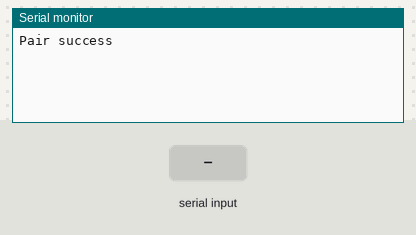
Bench run of a sketch on a simulated ESP32. On the bench: the last lines printed to the serial monitor. Inputs (shaded band) come from the test bench.

Above: at 1.2 s.
1.3 s: "1" received over Serial
At 3.2 s:
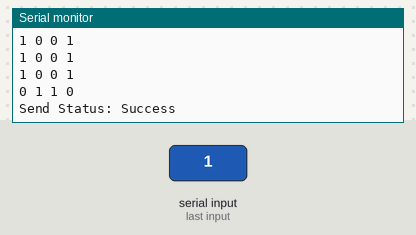
3.5 s: "c" received over Serial
At 4.9 s:
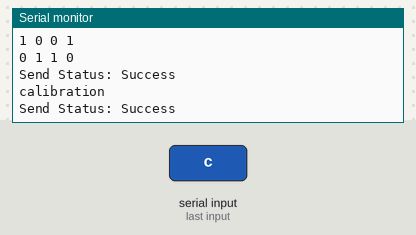

Measured:
- after the input at 1.3 s, the serial monitor: prints a new line after 0.70 s (image 1)
- after the input at 3.5 s, the serial monitor: prints a new line after 0.50 s (image 2)

The sketch:

ESP_NOW_44_LED_sender.ino
```cpp
// ESPC32C3間通信(送信側, 4*4バージョン, LEDつき)
// ESP-NOWというプロトコルでのブロードキャスト通信
// 流れは以下の通り
  // setup()
    // シリアル通信開始
    // ESP-NOW初期化
    // slave用意・登録
    // ESP-NOW送受信コールバック登録
  // loop()
    // シリアルで文字受け取る
    // それに応じた指令を送信
  // OnDataSent および OnDataRecv
    // 空
// flow


// ESP-NOW関連
#include <esp_now.h>
#include <WiFi.h>
// #include <PCA9685.h>
esp_now_peer_info_t slave;
// 指令関連
uint8_t calibr[] = {0}; // calibration
uint8_t data_U[] = {1, 0, 0, 1,
                    1, 0, 0, 1,
                    1, 0, 0, 1,
                    0, 1, 1, 0}; // U
uint8_t data_P[] = {1, 1, 1, 0,
                    1, 0, 0, 1,
                    1, 1, 1, 0,
                    1, 0, 0, 0}; // P
uint8_t data_O[] = {0, 1, 1, 0,
                    1, 0, 0, 1,
                    1, 0, 0, 1,
                    0, 1, 1, 0}; // O
uint8_t data_C[] = {0, 1, 1, 0,
                    1, 0, 0, 0,
                    1, 0, 0, 0,
                    0, 1, 1, 0}; // C
int ds = 16; // data size

uint8_t data_A[] = {0, 1, 1, 0,
                    1, 0, 0, 1,
                    1, 1, 1, 1,
                    1, 0, 0, 1}; // A
// uint8_t data_C[] = {0, 1, 1, 0,
//                     1, 0, 0, 0,
//                     1, 0, 0, 0,
//                     0, 1, 1, 0}; // C(上で定義済み)
uint8_t data_D[] = {1, 1, 1, 0,
                    1, 0, 0, 1,
                    1, 0, 0, 1,
                    1, 1, 1, 0}; // D
uint8_t data_F[] = {1, 1, 1, 0,
                    1, 0, 0, 0,
                    1, 1, 1, 0,
                    1, 0, 0, 0}; // F
uint8_t data_H[] = {1, 0, 0, 1,
                    1, 0, 0, 1,
                    1, 1, 1, 1,
                    1, 0, 0, 1}; // H
uint8_t data_I[] = {1, 1, 1, 0,
                    0, 1, 0, 0,
                    0, 1, 0, 0,
                    1, 1, 1, 0}; // I
uint8_t data_J[] = {1, 1, 1, 1,
                    0, 0, 1, 0,
                    1, 0, 1, 0,
                    0, 1, 1, 0}; // J
uint8_t data_K[] = {1, 0, 0, 1,
                    1, 0, 1, 0,
                    1, 1, 0, 0,
                    1, 0, 1, 1}; // K
uint8_t data_L[] = {1, 0, 0, 0,
                    1, 0, 0, 0,
                    1, 0, 0, 1,
                    1, 1, 1, 1}; // L
uint8_t data_M[] = {1, 0, 0, 1,
                    1, 1, 1, 1,
                    1, 0, 0, 1,
                    1, 0, 0, 1}; // M
uint8_t data_N[] = {1, 0, 0, 1,
                    1, 1, 0, 1,
                    1, 0, 1, 1,
                    1, 0, 0, 1}; // N
// uint8_t data_O[] = {0, 1, 1, 0,
//                     1, 0, 0, 1,
//                     1, 0, 0, 1,
//                     0, 1, 1, 0}; // O(上で定義済み)
// uint8_t data_P[] = {1, 1, 1, 0,
//                     1, 0, 0, 1,
//                     1, 1, 1, 0,
//                     1, 0, 0, 0}; // P(上で定義済み)
uint8_t data_Q[] = {0, 1, 0, 0,
                    1, 0, 1, 0,
                    1, 0, 1, 0,
                    0, 1, 0, 1}; // Q
// 他の文字も作ってみる


// 送信コールバック
void OnDataSent(const uint8_t *mac_addr, esp_now_send_status_t status) {
  // 空
}
// 受信コールバック
void OnDataRecv(const uint8_t *mac_addr, const uint8_t *data, int data_len) {
  // 空
}
// 送信データと結果の表示
void send(const uint8_t *data, int data_len) {
  if ( data_len == 1 ) { // キャリブレーション
    printf("calibration\n");
  } else if ( data_len == ds ) { // その他サイズdsのdata
    printf("%d %d %d %d\n",  data[0],  data[1],  data[2],  data[3]);
    printf("%d %d %d %d\n",  data[4],  data[5],  data[6],  data[7]);
    printf("%d %d %d %d\n",  data[8],  data[9], data[10], data[11]);
    printf("%d %d %d %d\n", data[12], data[13], data[14], data[15]);
  }
  esp_err_t result = esp_now_send(slave.peer_addr, data, data_len);
  Serial.print("Send Status: ");
  if (result == ESP_OK) {
    Serial.println("Success");
  } else {
    Serial.println("Failed");
  }
}


void setup() {
  // シリアル通信
  Serial.begin(115200);

  // ESP-NOW初期化(WiFi部分要らない可能性はある)
  WiFi.mode(WIFI_STA);
  WiFi.disconnect();
  if ( esp_now_init() != ESP_OK ) ESP.restart();
  // マルチキャスト用Slave登録
  memset(&slave, 0, sizeof(slave));
  for ( int i = 0; i < 6; i++ ) slave.peer_addr[i] = (uint8_t)0xff;
  if (esp_now_add_peer(&slave) == ESP_OK) Serial.println("Pair success");
  // ESP-NOWコールバック登録, 送信も受信も両方登録しないといけない
  esp_now_register_send_cb(OnDataSent); // 送信
  esp_now_register_recv_cb(OnDataRecv); // 受信
}

void loop() {
  if ( Serial.available() > 0 ) {
    switch ( Serial.read() ) { // 文字で一時的に受け取る
      case '1': send(data_U, ds); break; // U
      case '2': send(data_P, ds); break; // P
      case '3': send(data_O, ds); break; // O
      case '4': send(data_C, ds); break; // C
      // サイズ0のデータは送れないみたいなので1に
      case 'c': send(calibr,  1); break; // calibration
      default : break;
    }
  }
  delay(1000);
}
```
